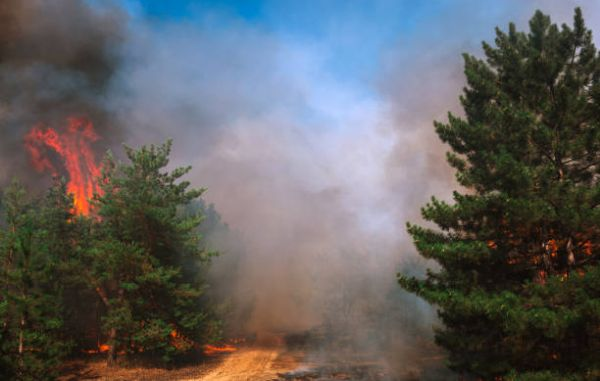
#> input picture imgs/fire/Fixed135.jpg, 600 x 381 px, found by its file name; its folder holds only this picture in this run
$ python fire_detection.py
#> lines starting #> are read from the running program, lines starting #| are printed output that depends on the picture; after the words box and inside, x2 and y2 are one past the last pixel; in counts of white or black regions, pixels touching at a corner belong together
import os
import numpy as np
from PIL import Image
import matplotlib.pyplot as plt
import cv2
import shutil
from sklearn.model_selection import train_test_split
import keras
from sklearn.metrics import confusion_matrix, ConfusionMatrixDisplay


def detect_roi(image):
    # Asegurarse de que la imagen esté en formato BGR para OpenCV
    if len(image.shape) == 2:  # Es una imagen en escala de grises
        image_bgr = cv2.cvtColor(image, cv2.COLOR_GRAY2BGR)
    else:
        image_bgr = image.copy()


    # Si la imagen está normalizada a [0,1], convertirla a [0,255]
    if image_bgr.max() <= 1.0:
        image_bgr = np.uint8(image_bgr * 255)
    else:
        image_bgr = np.uint8(image_bgr)

    # Detección de color
    # Convertir a múltiples espacios de color para una detección más robusta
    hsv = cv2.cvtColor(image_bgr, cv2.COLOR_BGR2HSV)
    lab = cv2.cvtColor(image_bgr, cv2.COLOR_BGR2LAB)

    # Definir rangos de color para el fuego con umbrales más ajustados en HSV
    # Rojo bajo (cerca de 0 en HSV) - más restrictivo para rojos puros
    lower_red1 = np.array([0, 100, 100]) # originales: 0, 150, 150
    upper_red1 = np.array([10, 255, 255])

    # Rojo alto (cerca de 180 en HSV) - más restrictivo
    lower_red2 = np.array([170, 100, 100]) # originales: 170, 150, 150
    upper_red2 = np.array([180, 255, 255])

    # Naranja (fuego típico)
    lower_orange = np.array([11, 100, 100]) # originales: 11, 150, 150
    upper_orange = np.array([20, 255, 255])

    # Amarillo (partes más calientes del fuego)
    lower_yellow = np.array([21, 100, 100]) # originales: 21, 150, 150
    upper_yellow = np.array([35, 255, 255])

    # Crear máscaras para cada rango de color
    mask_red1 = cv2.inRange(hsv, lower_red1, upper_red1)
    mask_red2 = cv2.inRange(hsv, lower_red2, upper_red2)
    mask_orange = cv2.inRange(hsv, lower_orange, upper_orange)
    mask_yellow = cv2.inRange(hsv, lower_yellow, upper_yellow)

    # Combinar las máscaras para obtener todos los colores de fuego
    fire_mask_hsv = cv2.bitwise_or(cv2.bitwise_or(cv2.bitwise_or(mask_red1, mask_red2), mask_orange), mask_yellow)

    # Análisis adicional en el espacio LAB para capturar más características del fuego
    # El fuego tiene valores altos en el canal a (rojo-verde) y b (amarillo-azul)
    l, a, b = cv2.split(lab)

    # Establecer umbrales en los canales a y b para capturar colores de fuego
    _, a_thresh = cv2.threshold(a, 128, 255, cv2.THRESH_BINARY)
    _, b_thresh = cv2.threshold(b, 128, 255, cv2.THRESH_BINARY)

    # Combinar los canales para identificar áreas con altos valores tanto en a como en b
    lab_mask = cv2.bitwise_and(a_thresh, b_thresh)

    # Brillo y saturación (el fuego es brillante y saturado)
    _, s, v = cv2.split(hsv)

    _, bright_mask = cv2.threshold(v, 190, 255, cv2.THRESH_BINARY) # Obtener píxeles muy brillantes (potencial fuego)
    _, sat_mask = cv2.threshold(s, 130, 255, cv2.THRESH_BINARY) # Obtener píxeles muy saturados (colores vivos)

    # Combinar brillo y saturación
    bright_sat_mask = cv2.bitwise_and(bright_mask, sat_mask)

    # Combinación de todas las máscaras para identificación de fuego
    # Combinar todos los criterios de detección
    combined_mask = cv2.bitwise_and(fire_mask_hsv, lab_mask)
    combined_mask = cv2.bitwise_and(combined_mask, bright_sat_mask)

    # Filtrado y refinamiento
    # Aplicar operaciones morfológicas para mejorar la máscara
    kernel_open = np.ones((3, 3), np.uint8)
    kernel_close = np.ones((7, 7), np.uint8)

    # Eliminar pequeños puntos de ruido
    fire_mask = cv2.morphologyEx(combined_mask, cv2.MORPH_OPEN, kernel_open)

    # Cerrar huecos en la región de fuego
    fire_mask = cv2.morphologyEx(fire_mask, cv2.MORPH_CLOSE, kernel_close)

    # Forma y tamaño
    # Encontrar contornos para quedarnos solo con las áreas significativas
    contours, _ = cv2.findContours(fire_mask, cv2.RETR_EXTERNAL, cv2.CHAIN_APPROX_SIMPLE)

    # Crear una máscara en blanco para el resultado final
    final_mask = np.zeros_like(fire_mask)

    # Analizar y dibujar solo contornos que sean prometedores como fuego
    if contours:
        for cnt in contours:
            area = cv2.contourArea(cnt)

            # Filtrar por tamaño (mínimo)
            if area < 100:  # Ignorar áreas muy pequeñas
                continue

            # Obtener el rectángulo delimitador
            x, y, w, h = cv2.boundingRect(cnt)
            aspect_ratio = float(w) / h if h > 0 else 0

            # Filtrar por forma (el fuego tiende a ser más alto que ancho)
            if aspect_ratio > 2.0:  # Rechazar áreas muy anchas y cortas
                continue

            # Calcular la compacidad (el fuego tiende a ser irregular)
            perimeter = cv2.arcLength(cnt, True)
            circularity = 4 * np.pi * area / (perimeter * perimeter) if perimeter > 0 else 0

            # El fuego tiende a tener una forma irregular (menos circular)
            if circularity > 0.8:  # Rechazar áreas muy circulares
                continue

            # Dibujar el contorno si pasa todos los filtros
            cv2.fillPoly(final_mask, [cnt], 255)

    # Normalizar a rango [0, 1] para el modelo
    return final_mask / 255.0

def load_and_preprocess_image(image_path):
    image = Image.open(image_path).convert('RGB') # Cargar la imagen
#> image is the input picture: PIL image 600x381 RGB; mean R, G, B 96.5, 96.1, 96.9

    image = image.resize((224, 224))    # Redimensionar la imagen a 224x224 píxeles
#> image: PIL image 224x224 RGB
    image_np = np.array(image)          # Convertir la imagen a un array NumPy
    enhanced_img = image_np.copy()      # Crear una copia para manipular
    hsv = cv2.cvtColor(image_np, cv2.COLOR_RGB2HSV) # Convertir a HSV para mejor manipulación de colores
#> hsv: shape (224, 224, 3); mean H, S, V 58.5, 86.1, 114.6

    # Definir rangos de color para fuego
    # Rojo bajo (0-10)
    lower_red1 = np.array([0, 70, 70])
    upper_red1 = np.array([10, 255, 255])

    # Rojo alto (160-180)
    lower_red2 = np.array([160, 70, 70])
    upper_red2 = np.array([180, 255, 255])

    # Naranja-amarillo (11-35)
    lower_yellow = np.array([11, 70, 70]) # originales: 11, 70, 70
    upper_yellow = np.array([35, 255, 255]) # originales: 35, 255, 255


    # Crear máscaras para fuego
    mask_red1 = cv2.inRange(hsv, lower_red1, upper_red1)
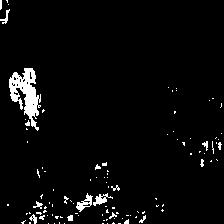
#> mask_red1: shape (224, 224); 3.7% white; 106 white regions (92 under 20 px), largest, box (x1, y1, x2, y2) and area: (9, 68, 41, 131) 930, (76, 193, 93, 212) 128, (93, 193, 113, 206) 106
    mask_red2 = cv2.inRange(hsv, lower_red2, upper_red2)
#> mask_red2: shape (224, 224); 0.17% white in thin lines or dots, all inside (x1, y1, x2, y2) = (11, 72, 40, 107)
    mask_yellow = cv2.inRange(hsv, lower_yellow, upper_yellow)
#> mask_yellow: shape (224, 224); 8.1% white; 216 white regions (196 under 20 px), largest, box (x1, y1, x2, y2) and area: (32, 165, 121, 224) 1932, (144, 198, 166, 224) 324, (121, 209, 143, 224) 183

    # Combinar máscaras de fuego
    fire_mask = cv2.bitwise_or(cv2.bitwise_or(mask_red1, mask_red2), mask_yellow)
#> fire_mask: shape (224, 224); 12% white; 197 white regions (178 under 20 px), largest, box (x1, y1, x2, y2) and area: (29, 162, 166, 224) 3161, (9, 68, 50, 138) 1387, (0, 0, 10, 27) 199

    # Crear máscara para no-fuego
    non_fire_mask = cv2.bitwise_not(fire_mask)

    # Extraer áreas de fuego y no fuego
    fire_area = cv2.bitwise_and(image_np, image_np, mask=fire_mask)
    non_fire_area = cv2.bitwise_and(image_np, image_np, mask=non_fire_mask)
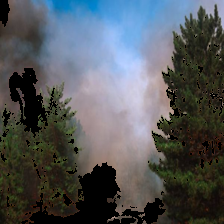
#> non_fire_area: shape (224, 224, 3); mean R, G, B 82.2, 86.3, 89.8

    # Aumentar saturación en áreas de fuego
    fire_area_hsv = cv2.cvtColor(fire_area, cv2.COLOR_RGB2HSV)
#> fire_area_hsv: shape (224, 224, 3); mean H, S, V 1.8, 14.5, 14.3
    fire_area_hsv[:,:,1] = np.clip(fire_area_hsv[:,:,1] * 1.5, 0, 255)  # Aumentar saturación
#> fire_area_hsv: shape (224, 224, 3); mean H, S, V 1.8, 21.2, 14.3
    fire_area_enhanced = cv2.cvtColor(fire_area_hsv, cv2.COLOR_HSV2RGB)

    # Disminuir saturación en áreas que no son fuego
    non_fire_area_hsv = cv2.cvtColor(non_fire_area, cv2.COLOR_RGB2HSV)
#> non_fire_area_hsv: shape (224, 224, 3); mean H, S, V 56.7, 71.6, 100.3

    # Desaturar tonos verdes y azules (haciéndolos grises)
    non_fire_area_hsv[:, :, 1][np.logical_and(hsv[:, :, 0] >= 10, hsv[:, :, 0] <= 150)] = 0  # Tonos verdes y azules
#> non_fire_area_hsv: shape (224, 224, 3); mean H, S, V 56.7, 5.9, 100.3

    non_fire_area_enhanced = cv2.cvtColor(non_fire_area_hsv, cv2.COLOR_HSV2RGB)

    # Combinar las áreas procesadas
    enhanced_img = cv2.add(fire_area_enhanced, non_fire_area_enhanced)

    # Normalizar a [0, 1]
    enhanced_img = enhanced_img / 255.0

    # Blur
    processed = cv2.GaussianBlur(enhanced_img, (3, 3), 0)

    if not isinstance(image, np.ndarray):
        image = np.array(image)

    processed = cv2.cvtColor(image, cv2.COLOR_RGB2BGR)

    roi = detect_roi(processed)
#> in detect_roi, `lab = cv2.cvtColor(image_bgr, cv2.COLOR_BGR2LAB)`: lab: shape (224, 224, 3); mean of channels 0, 1, 2 102.4, 129.9, 129
#> in detect_roi, `mask_red1 = cv2.inRange(hsv, lower_red1, upper_red1)`: mask_red1: shape (224, 224); 2.2% white; 57 white regions (53 under 20 px), largest, box (x1, y1, x2, y2) and area: (10, 69, 41, 131) 700, (93, 194, 108, 206) 83, (76, 202, 92, 209) 55, (67, 216, 73, 221) 25
#> in detect_roi, `mask_orange = cv2.inRange(hsv, lower_orange, upper_orange)`: mask_orange: shape (224, 224); 2.5% white; 46 white regions (43 under 20 px), largest, box (x1, y1, x2, y2) and area: (34, 202, 115, 224) 837, (91, 177, 114, 199) 277, (25, 113, 37, 131) 47
#> in detect_roi, `mask_yellow = cv2.inRange(hsv, lower_yellow, upper_yellow)`: mask_yellow: shape (224, 224); 0.01% white in thin lines or dots, all inside (x1, y1, x2, y2) = (30, 109, 39, 129)
#> in detect_roi, `fire_mask_hsv = cv2.bitwise_or(cv2.bitwise_or(cv2.bitwise_or(mask_red1..`: fire_mask_hsv: shape (224, 224); 4.8% white; 38 white regions (36 under 20 px), largest, box (x1, y1, x2, y2) and area: (30, 177, 115, 224) 1391, (10, 69, 42, 131) 864
#> in detect_roi, `l, a, b = cv2.split(lab)`:
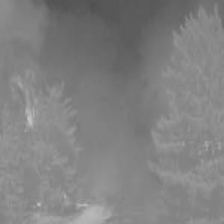
#> b: shape (224, 224); min 80, max 196, mean 129
#> in detect_roi, `_, a_thresh = cv2.threshold(a, 128, 255, cv2.THRESH_BINARY)`: a_thresh: shape (224, 224); 54.3% white; 102 black regions (93 under 20 px), largest, box (x1, y1, x2, y2) and area: (9, 0, 224, 136) 12451, (0, 80, 85, 224) 6062, (143, 131, 224, 224) 3797
#> in detect_roi, `_, b_thresh = cv2.threshold(b, 128, 255, cv2.THRESH_BINARY)`: b_thresh: shape (224, 224); 65.4% white; 35 black regions (30 under 20 px), largest, box (x1, y1, x2, y2) and area: (8, 0, 224, 151) 16947, (2, 48, 9, 81) 128, (70, 117, 83, 135) 87, (149, 173, 162, 185) 72, (152, 155, 158, 162) 27
#> in detect_roi, `lab_mask = cv2.bitwise_and(a_thresh, b_thresh)`: lab_mask: shape (224, 224); 34.8% white; 145 white regions (123 under 20 px), largest, box (x1, y1, x2, y2) and area: (14, 46, 224, 224) 11598, (0, 0, 48, 135) 3422, (162, 184, 224, 219) 751
#> in detect_roi, `_, s, v = cv2.split(hsv)`:
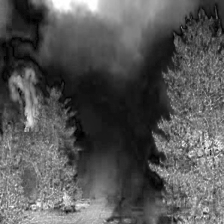
#> s: shape (224, 224); min 0, max 255, mean 86.1
#> in detect_roi, `_, s, v = cv2.split(hsv)`:
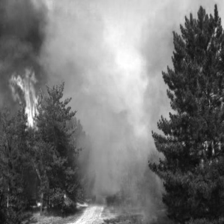
#> v: shape (224, 224); min 11, max 255, mean 114.6
#> in detect_roi, `_, bright_mask = cv2.threshold(v, 190, 255, cv2.THRESH_BINARY)`: bright_mask: shape (224, 224); 17.8% white; 16 white regions (11 under 20 px), largest, box (x1, y1, x2, y2) and area: (65, 0, 198, 138) 8218, (68, 206, 107, 224) 335, (25, 89, 35, 126) 151, (214, 0, 224, 29) 120, (46, 0, 54, 9) 52
#> in detect_roi, `_, sat_mask = cv2.threshold(s, 130, 255, cv2.THRESH_BINARY)`: sat_mask: shape (224, 224); 20.3% white; 237 white regions (220 under 20 px), largest, box (x1, y1, x2, y2) and area: (0, 155, 113, 224) 3249, (157, 110, 224, 224) 2593, (42, 0, 169, 29) 2301
#> in detect_roi, `bright_sat_mask = cv2.bitwise_and(bright_mask, sat_mask)`: bright_sat_mask: shape (224, 224); 4.9% white; 12 white regions (8 under 20 px), largest, box (x1, y1, x2, y2) and area: (65, 0, 169, 29) 1869, (68, 206, 107, 224) 335, (25, 89, 35, 126) 151, (46, 0, 54, 9) 52
#> in detect_roi, `combined_mask = cv2.bitwise_and(fire_mask_hsv, lab_mask)`: combined_mask: shape (224, 224); 4.8% white; 38 white regions (36 under 20 px), largest, box (x1, y1, x2, y2) and area: (30, 177, 115, 224) 1391, (10, 69, 42, 131) 861
#> in detect_roi, `combined_mask = cv2.bitwise_and(combined_mask, bright_sat_mask)`: combined_mask: shape (224, 224); 1.1% white; 9 white regions (7 under 20 px), largest, box (x1, y1, x2, y2) and area: (68, 206, 107, 224) 335, (25, 89, 35, 126) 151
#> in detect_roi, `fire_mask = cv2.morphologyEx(combined_mask, cv2.MORPH_OPEN, kernel_open)`:
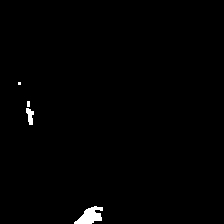
#> fire_mask: shape (224, 224); 0.84% white; 4 white regions (2 under 20 px), largest, box (x1, y1, x2, y2) and area: (74, 206, 103, 224) 308, (26, 108, 34, 125) 86
#> in detect_roi, `fire_mask = cv2.morphologyEx(fire_mask, cv2.MORPH_CLOSE, kernel_close)`: fire_mask: shape (224, 224); 0.95% white; 3 white regions (1 under 20 px)
#> in detect_roi, `contours, _ = cv2.findContours(fire_mask, cv2.RETR_EXTERNAL, cv2.CHAIN..`: contours = 3 contours, 1 with area under 20; largest, box (x1, y1, x2, y2) and area: (74, 206, 103, 224) 318, (26, 101, 34, 125) 84
#> the loop in detect_roi, `for cnt in contours:` made 3 passes
#> (area, x, y, w, h, aspect_ratio, perimeter, circularity) on pass 1: (318, 74, 206, 29, 18, 1.61, 80.63, 0.615)
#> area on pass 2: 83.5
#> after the loop in detect_roi, `for cnt in contours:`:
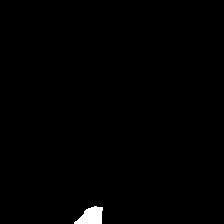
#> final_mask: shape (224, 224); 0.71% white; 1 white region, box (x1, y1, x2, y2) and area: (74, 206, 103, 224) 356
    return roi


print("\n[+] Estableciendo ruta del dataset y etiquietas...")
#dataset_dir = 'C:/Users/amado/Desktop/firedetection/imgs_aug_copy' # dataset chico, para pruebas rápidas de procesamiento de datos
dataset_dir = 'C:/Users/amado/Desktop/firedetection/imgs_mix' # dataset completo (original + copias artificiales de "data_augmentation.py")

class_names = ['fire', 'nofire']
images = []
labels = []

# Recorrer cada clase y cargar las imágenes correspondientes
print("[+] Cargando dataset...")
for class_id, class_name in enumerate(class_names):
    class_path = os.path.join(dataset_dir, class_name)

    # Asegurarnos de que la carpeta existe
    if os.path.isdir(class_path):
        # Recorrer todas las imágenes en la carpeta de la clase
        for image_name in os.listdir(class_path):
            image_path = os.path.join(class_path, image_name)

            # Verificar que sea un archivo de imagen
            if image_path.lower().endswith(('png', 'jpg', 'jpeg')):
                # Cargar y preprocesar la imagen
                image = load_and_preprocess_image(image_path)
                # Añadir la imagen y la etiqueta a las listas
                images.append(image)
                labels.append(class_id)  # Guardar el ID de la clase (fire=0, nofire=1)


# Convertir las listas de imágenes y etiquetas a arrays NumPy
images = np.array(images)
labels = np.array(labels)

# Verificar las dimensiones de las imágenes y etiquetas
print(f"    Dimensiones de las imágenes: {images.shape}")  # (n_imágenes, 224 px en x, 224 px en y, 3 canales {RGB})
#|     Dimensiones de las imágenes: (1, 224, 224)
print(f"    Dimensiones de las etiquetas: {labels.shape}\n")  # (n_imágenes, )


# Crear el directorio de salida para imágenes procesadas
output_dir = "ProcessedDataSet"
if os.path.exists(output_dir):
    shutil.rmtree(output_dir)  # Eliminar el directorio si ya existe
os.makedirs(output_dir)


print("[+] Creando copia del data set procesado...")
for class_index, class_name in enumerate(class_names):
    # Crear una carpeta para la clase en el directorio de salida
    class_dir = os.path.join(output_dir, class_name)
    os.makedirs(class_dir)

    # Obtener todos los índices de las imágenes de la clase
    image_indices = np.where(labels == class_index)[0]

    # Guardar todas las imágenes procesadas de la clase
    for idx, img_idx in enumerate(image_indices):
        # Convertir la imagen de numpy a PIL
        processed_img = Image.fromarray((images[img_idx].squeeze() * 255).astype(np.uint8))
        # Guardar la imagen
        img_path = os.path.join(class_dir, f"{class_name}_{idx+1}.png")
        processed_img.save(img_path)


# Primero dividir en entrenamiento (80%) y temporal (20%)
print("[+] Separando en conjunto de entrenamiento, test y validación (80%,10%,10%)...")
#> (the run stopped early here; a loop or call above may not have finished)
